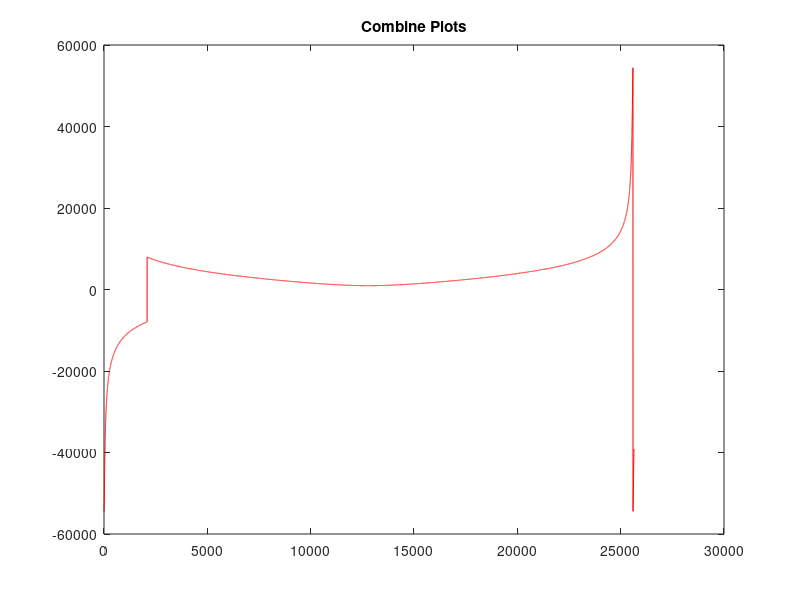

Write the MATLAB code that produced this figure.
formatSpec = '%f';

fileID = fopen('speed.txt','r');
speed = fscanf(fileID,formatSpec);

% fileID = fopen('comet_halley/distance_only.csv','r');
% data1 = fscanf(fileID,formatSpec);

plot(speed, 'r')
title('Combine Plots')

% hold on

%  plot(data1, 'g')
